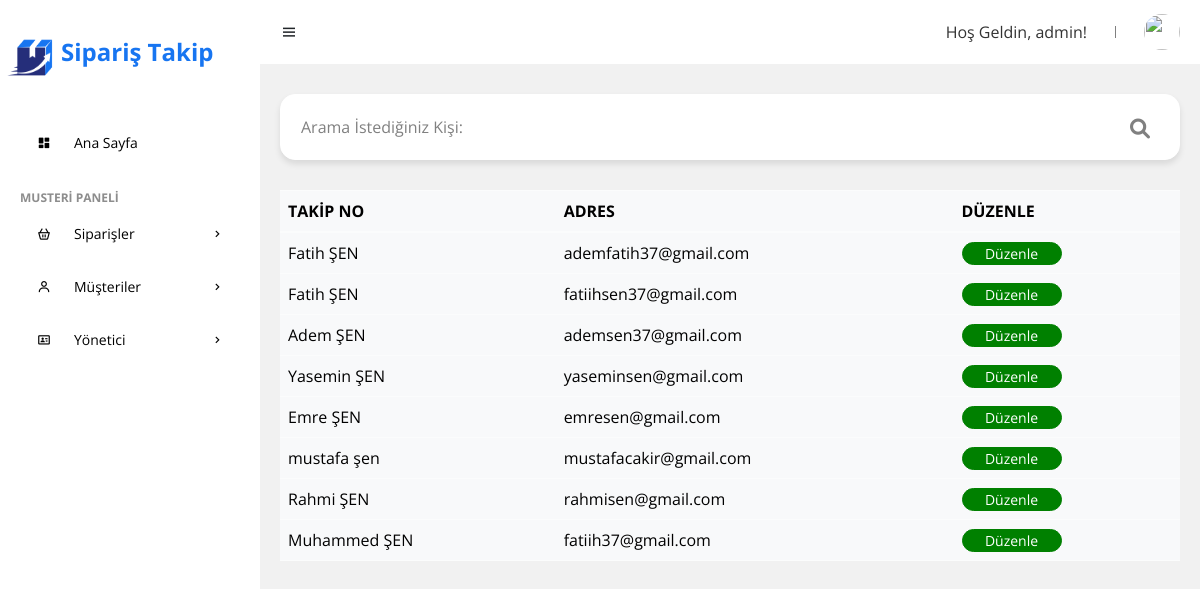
Page /admin/pages/customer/customer.php (signed in) on the committed database.
### tables this page shows
CREATE TABLE `uyeler` (
  `uye_id` int(11) NOT NULL,
  `uye_adi_soyadi` varchar(256) NOT NULL,
  `uye_mail` varchar(256) NOT NULL,
  `uye_password` varchar(256) NOT NULL,
  `uye_tel` varchar(20) NOT NULL,
  `account_status` varchar(50) NOT NULL,
  `uye_baslangict` datetime NOT NULL DEFAULT current_timestamp()
);

### admin/pages/customer/customer.php (the view, shortened to what this page needs)
<?php
require_once "../../islem/baglanti.php";
$searchQuery = isset($_GET['search']) ? $_GET['search'] : '';
if ($searchQuery) {
    $uye = $baglanti->prepare("SELECT * FROM uyeler WHERE uye_adi_soyadi LIKE :search ORDER BY uye_id ASC");
    $uye->bindValue(':search', '%' . $searchQuery . '%');
} else {
    $uye = $baglanti->prepare("SELECT * FROM uyeler ORDER BY uye_id ASC");
}
$uye->execute();
$uyeler = $uye->fetchAll(PDO::FETCH_ASSOC);
?>
<main>
    <form action="#" method="get">
        <div class="input-container">
            <input class="search" name="search" id="search" type="text" placeholder="Arama İstediğiniz Kişi:"
                value="<?php echo htmlspecialchars($searchQuery); ?>">
            <i class="fa fa-search"></i>
        </div>
    </form>
    <table class="table table-light table-hover rounded" id="orderTable">
        <thead class="table-light">
            <tr>
                <th>TAKİP NO</th>
                <th>ADRES</th>
                <th>DÜZENLE</th>
            </tr>
        </thead>
        <tbody>
            <?php
            if ($uyeler) {
                foreach ($uyeler as $uyecek) {
            ?>
                    <tr class="item">
                        <td><?php echo htmlspecialchars($uyecek['uye_adi_soyadi']); ?></td>
                        <td><?php echo htmlspecialchars($uyecek['uye_mail']); ?></td>
                        <td><button class="btn-duzenle-c">Düzenle</button></td>
                    </tr>
            <?php
                }
            } else {
                echo "<tr><td colspan='9'>Aramanıza uygun sonuç bulunamadı.</td></tr>";
            }
            ?>
        </tbody>
    </table>
</main>
<?php
include('../../includes/_layout.php');
?>

### admin/assets/css/style.css (style rules this page uses)
* { font-family: "Open Sans", sans-serif; margin: 0; padding: 0; box-sizing: border-box; }
:root { --grey: #f1f0f6; --dark-grey: #8d8d8d; --light: #fff; --dark: #000; --green: #81d43a; --light-green: #e3ffcb; --blue: #1775f1; --light-blue: #d0e4ff; --dark-blue: #0c5fcd; --red: #fc3b56; }
html { overflow-x: hidden; }
body { background: var(--grey); overflow-x: hidden; }
main { width: 100%; padding: 24px 20px 20px 20px; }
main form { margin-top: 6px; }

### admin/assets/css/adminListele.css (style rules this page uses)
.table { margin-left: 0; width: 100%; }

### admin/assets/css/customer.css (style rules this page uses)
.btn-duzenle-c { width: 100px; background-color: green; color: white; border-radius: 20px; border: 1px solid green; font-size: 14px; }
.search { width: 100%; margin-bottom: 30px; background-color: white; border: 1px solid white; border-radius: 15px; padding: 20px; box-shadow: 0 4px 6px rgba(0, 0, 0, 0.1); transition: border-color 0.3s ease, box-shadow 0.3s ease, height 0.6s ease; }
.search::placeholder { color: grey; font-style: normal; }
.input-container { position: relative; width: 100%; display: flex; align-items: center; }
.input-container i { position: absolute; right: 30px; top: 25px; color: grey; font-size: 20px; }

### admin/assets/css/devam_eden.css (style rules this page uses)
.search { width: 100%; margin-bottom: 30px; background-color: white; border: 1px solid white; border-radius: 15px; padding: 20px; box-shadow: 0 4px 6px rgba(0, 0, 0, 0.1); transition: border-color 0.3s ease, box-shadow 0.3s ease, height 0.6s ease; }
.search::placeholder { color: grey; font-style: normal; }
.input-container { position: relative; width: 100%; display: flex; align-items: center; }
.input-container i { position: absolute; right: 30px; top: 25px; color: grey; font-size: 20px; }

### admin/assets/css/tum_siparis.css (style rules this page uses)
.search { width: 100%; margin-bottom: 30px; background-color: white; border: 1px solid white; border-radius: 15px; padding: 20px; box-shadow: 0 4px 6px rgba(0, 0, 0, 0.1); transition: border-color 0.3s ease, box-shadow 0.3s ease, height 0.6s ease; }
.search::placeholder { color: grey; font-style: normal; }
.input-container { position: relative; width: 100%; display: flex; align-items: center; }
.input-container i { position: absolute; right: 30px; top: 25px; color: grey; font-size: 20px; }

### rows in the picture
uyeler: uye_adi_soyadi "Fatih ŞEN", uye_mail "ademfatih37@gmail.com"
uyeler: uye_adi_soyadi "Fatih ŞEN", uye_mail "fatiihsen37@gmail.com"
uyeler: uye_adi_soyadi "Adem ŞEN", uye_mail "ademsen37@gmail.com"
uyeler: uye_adi_soyadi "Yasemin ŞEN", uye_mail "yaseminsen@gmail.com"
uyeler: uye_adi_soyadi "Emre ŞEN", uye_mail "emresen@gmail.com"
uyeler: uye_adi_soyadi "mustafa şen", uye_mail "mustafacakir@gmail.com"
uyeler: uye_adi_soyadi "Rahmi ŞEN", uye_mail "rahmisen@gmail.com"
uyeler: uye_adi_soyadi "Muhammed ŞEN", uye_mail "fatiih37@gmail.com"

### other values in the picture
$_SESSION['admin_adi'] "admin"
